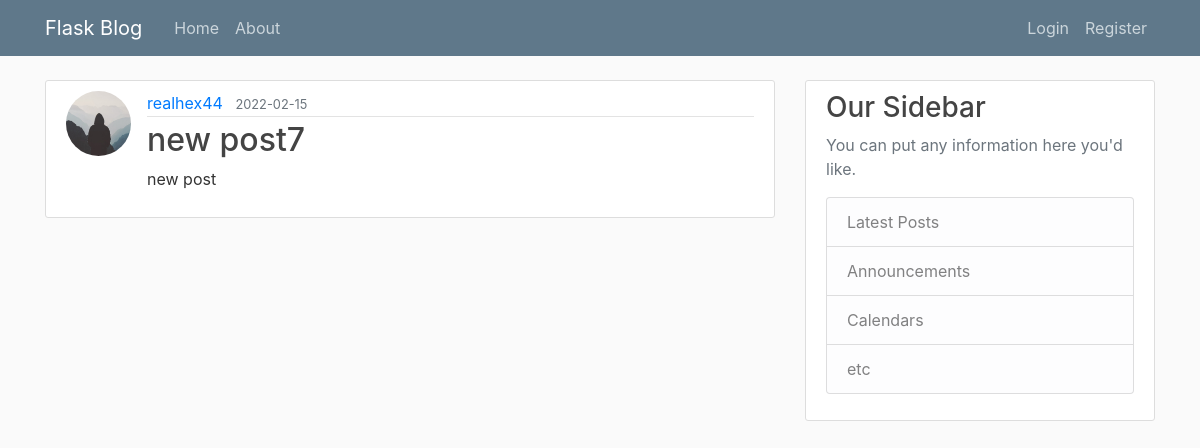
The page /post/17 on the database as committed earlier.
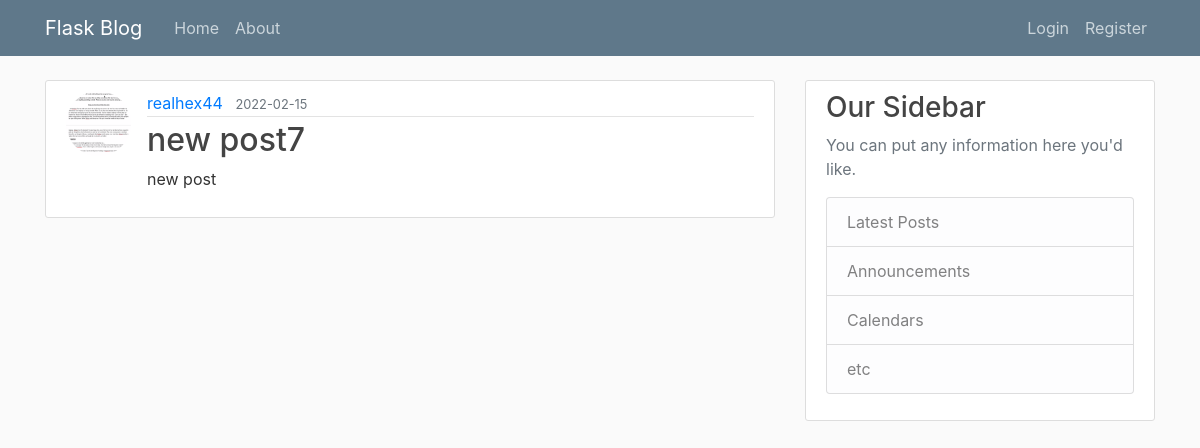
The same page on the database as committed later.
### flaskblog/models.py (models this page shows, shortened)
class User(db.Model, UserMixin):
    id = db.Column(db.Integer, primary_key=True)
    username = db.Column(db.String(20), unique=True, nullable=False)
    email = db.Column(db.String(120), unique=True, nullable=False)
    image_file = db.Column(db.String(20), nullable=False, default='default.jpg')
    password = db.Column(db.String(60), nullable=False)
    posts = db.relationship('Post', backref="author", lazy=True)

### flaskblog/routes.py (the view)
@app.route('/post/<int:post_id>')
def post(post_id):
    post = Post.query.get_or_404(post_id)
    return render_template('post.html', title=post.title, post=post)

### flaskblog/templates/post.html (shortened to what this page needs)
{% extends "layout.html" %}
{% block content %}
    <article class="media content-section">
    <img src="{{ url_for('static', filename='profile_pics/' + post.author.image_file) }}" alt="pfp of author" class="rounded-circle article-img">
        <div class="media-body">
        <div class="article-metadata">
            <a class="mr-2" href="{{url_for('user_posts', username=post.author.username)}}">{{ post.author.username }}</a>
            <small class="text-muted">{{ post.date_posted.strftime("%Y-%m-%d") }}</small>
        </div>
        <h2 class="article-title">{{ post.title }}</h2>
        <p class="article-content">{{ post.content }}</p>
        </div>
    </article>
{% endblock content %}

Rows that differ between the two databases and show on the page:
changed User "realhex44": image_file: picture added in place of a placeholder
